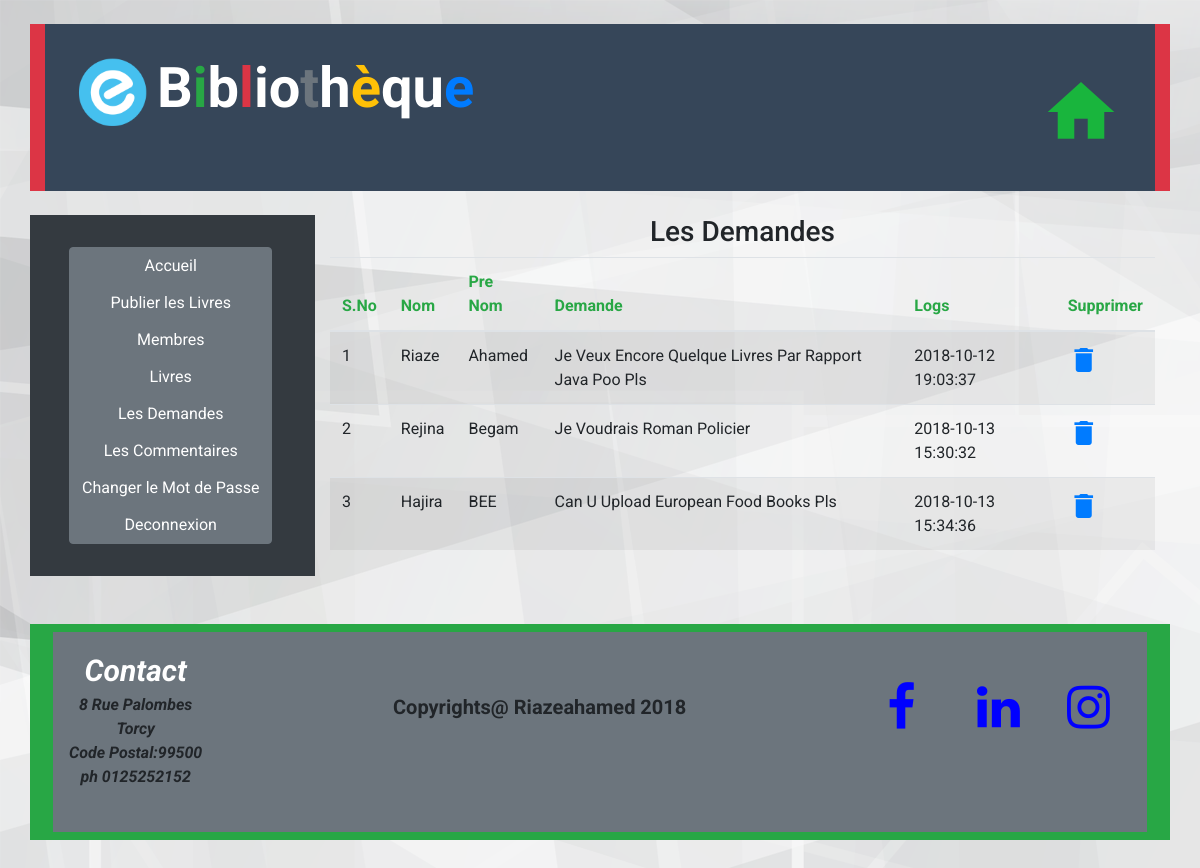
Page /view_request.php (signed in) on the committed database.
### tables this page shows
CREATE TABLE `demande` (
  `DID` int(11) NOT NULL,
  `MID` int(11) NOT NULL,
  `MES` text NOT NULL,
  `LOGS` datetime NOT NULL
);

CREATE TABLE `membres` (
  `MID` int(11) NOT NULL,
  `NOM` varchar(150) NOT NULL,
  `PRENOM` varchar(150) NOT NULL,
  `EMAIL` varchar(150) NOT NULL,
  `ADDRESSE` varchar(150) NOT NULL,
  `CODEPOSTAL` int(150) NOT NULL,
  `VILLE` varchar(150) NOT NULL,
  `TELEPHONE` int(150) NOT NULL,
  `PASS` varchar(150) NOT NULL
);

### view_request.php (the view, shortened to what this page needs)
<?php
include "data_base.php";
?>
<!DOCTYPE html>
<html>
<head>
		<link rel="stylesheet" href="https://maxcdn.bootstrapcdn.com/bootstrap/4.0.0/css/bootstrap.min.css" >
		<link rel="stylesheet" href="https://cdnjs.cloudflare.com/ajax/libs/font-awesome/4.7.0/css/font-awesome.min.css">
		<link rel="stylesheet" type="text/css" href="css/custom.css">
</head>
 	<body>
				<?php include "header.php";?>
		<div class="container">
			<div class="row">
	   			<div class="col-lg-3 bg-dark ">
					<?php include "admin_navbar.php";?>
				</div>
				<div class="col-lg-9 col-12">
					<?php
					echo "<h3 class='text-center'>Les Demandes</h3>";
					 $sql="SELECT membres.NOM, membres.PRENOM,demande.DID, demande.MES,demande.LOGS FROM membres INNER join demande ON membres.MID=demande.MID";
					 $res=$db->query($sql);
					 if($res->num_rows>0)
					 {
					 	echo "<table class='table table-striped '>
								  <thead>
								    <tr class='text-success'>
								    <th scope='col'>S.No</th>
								      <th scope='col'>Nom</th>
								      <th scope='col'>Pre Nom</th>
								      <th scope='col'>Demande</th>
								      <th scope='col'>Logs</th>
								      <th scope='col'>Supprimer</th>
								    </tr>
								  </thead>";
								  $i=0;
								while($row=$res->fetch_assoc())
								{
									$i++;
									echo "<tr class='text-capitalize'>";
									echo "<td>{$i}</td>";
									echo "<td>{$row["NOM"]}</td>";
									echo "<td>{$row["PRENOM"]}</td>";
									echo "<td>{$row["MES"]}</td>";
									echo "<td>{$row["LOGS"]}</td>";
									echo "<td><a href='delete.php?did={$row["DID"]}'><i class='material-icons' title='supprimer'>delete</i></a></td>";
									echo "</tr>";
								}
						echo " </table>";
					 }
					 else{
					 	echo "<br><br><p class='erreur'>0 Demande</p>";
					 }
					 ?>
				</div>
			</div>
		</div>
					<?php include "footer.php";?>
	</body>
</html>

### css/custom.css (style rules this page uses)
body { font-family: 'Roboto', Verdana, sans-serif; background-image: url('../img/background.png'); height: auto; width: 100%; }
.material-icons { font-size:2rem ; padding-right:10px; padding-bottom: 10px; }

### rows in the picture
demande: MID.NOM "Riaze", MID.PRENOM "Ahamed", MES "Je Veux Encore Quelque Livres Par Rapport Java Poo Pls", LOGS "2018-10-12 19:03:37"
demande: MID.NOM "Rejina", MID.PRENOM "Begam", MES "Je Voudrais Roman Policier", LOGS "2018-10-13 15:30:32"
demande: MID.NOM "Hajira", MID.PRENOM "BEE", MES "Can U Upload European Food Books Pls", LOGS "2018-10-13 15:34:36"
